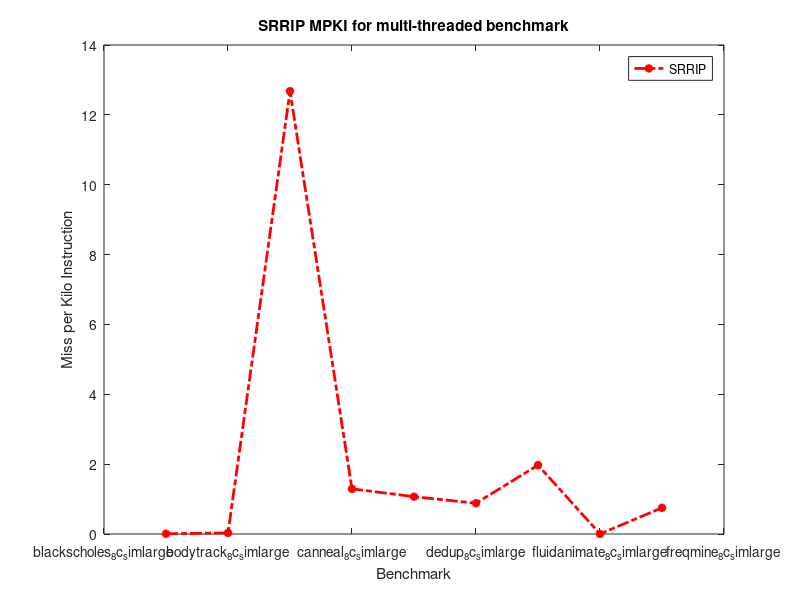
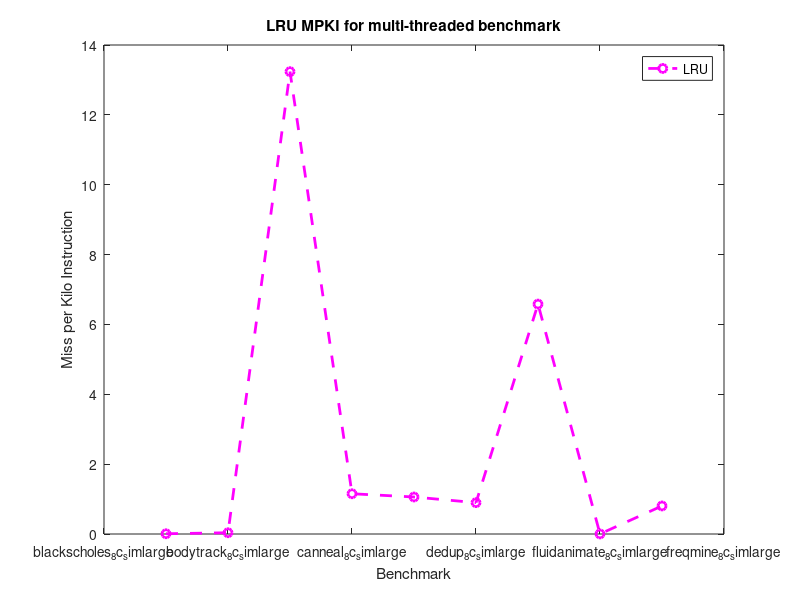
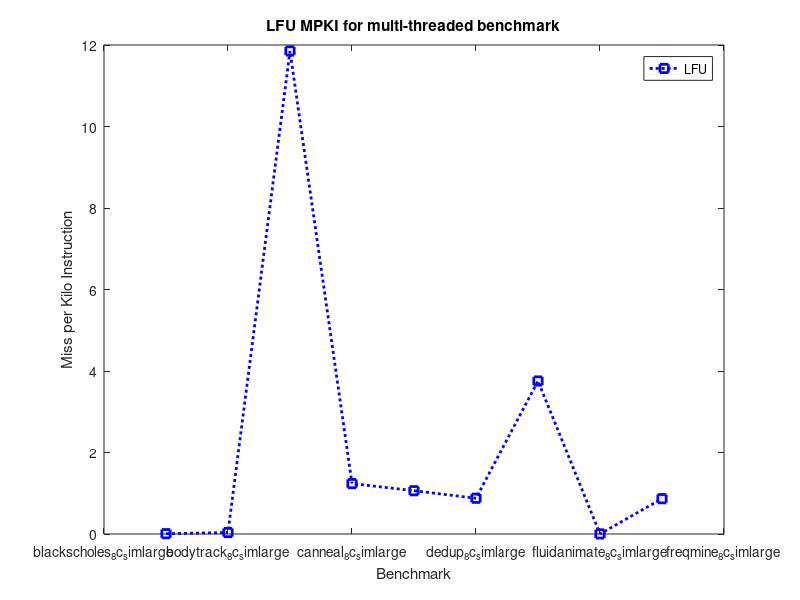
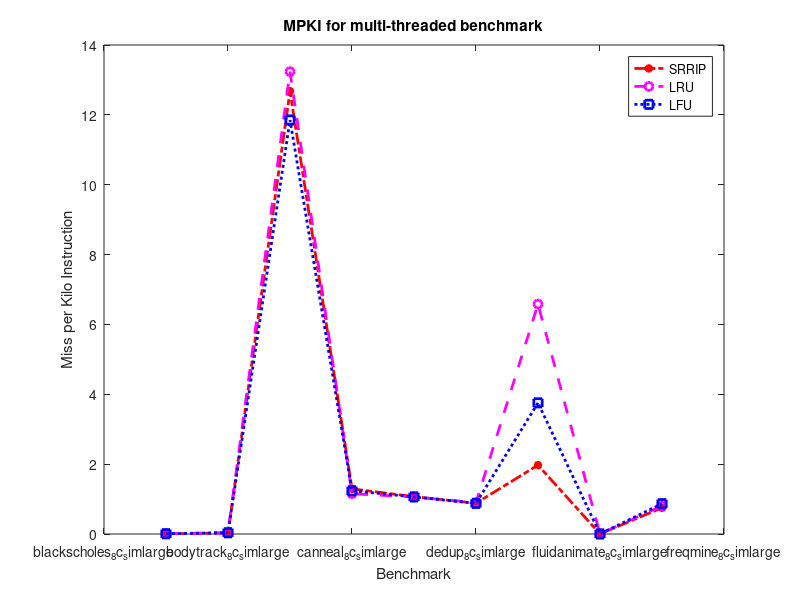

MATLAB code to generate these figures, in order:
x = {'blackscholes_8c_simlarge',
'bodytrack_8c_simlarge',
'canneal_8c_simlarge',
'dedup_8c_simlarge',
'fluidanimate_8c_simlarge',
'freqmine_8c_simlarge',
'streamcluster_8c_simlarge',
'swaptions_8c_simlarge',
'x264_8c_simlarge'}

SRRIP= [ 
0.00724468959742,
0.0317853761929,
12.6785976447,
1.2924959853,
1.06935411708,
0.880914746843,
1.97167312981,
0.00224358090533,
0.750168944564,
];

LRU= [ 
0.00724493575163,
0.036070875528,
13.2370473742,
1.15239142879,
1.05971599558,
0.897247165633,
6.58243412873,
0.00224377615719,
0.80316685691,
];

LFU= [ 
0.00724493575163,
0.0361034597924,
11.8531237466,
1.23721296128,
1.06183413128,
0.877432094494,
3.75453075342,
0.00224377397985,
0.866878562773,
];

h = figure;
plot(SRRIP,'-.r*','LineWidth',2);
title('SRRIP MPKI for multi-threaded benchmark')
legend('SRRIP')
xlabel('Benchmark')
ylabel('Miss per Kilo Instruction')
set(gca,'Xticklabel',x,'XTickLabelRotation',90)
saveas(gca,'SRRIP_MPKI.png')

g = figure;
plot(LRU,'--mo','LineWidth',2);
title('LRU MPKI for multi-threaded benchmark')
legend('LRU')
xlabel('Benchmark')
ylabel('Miss per Kilo Instruction')
set(gca,'Xticklabel',x,'XTickLabelRotation',90)
saveas(gca,'LRU_MPKI.png')

a = figure;
plot(LFU,':bs','LineWidth',2);
title('LFU MPKI for multi-threaded benchmark')
legend('LFU')
xlabel('Benchmark')
ylabel('Miss per Kilo Instruction')
set(gca,'Xticklabel',x,'XTickLabelRotation',90)
saveas(gca,'LFU_MPKI.png')

b = figure;
plot(SRRIP,'-.r*','LineWidth',2);hold on
plot(LRU,'--mo','LineWidth',2);
plot(LFU,':bs','LineWidth',2);
title('MPKI for multi-threaded benchmark')
legend('SRRIP','LRU','LFU')
xlabel('Benchmark')
ylabel('Miss per Kilo Instruction')
set(gca,'Xticklabel',x,'XTickLabelRotation',90)
saveas(gca,'MPKI.png')
hold off;


y_RRIP = (LRU - SRRIP)./LRU*100;
y_LFU = (LRU - LFU)./LRU*100;

mean(y_RRIP)
mean(y_LFU)

d =figure;
plot_data = [y_RRIP y_LFU];
bar(plot_data);hold on;
legend('SRRIP','LFU')
title('MPKI improvement(%) over LRU(multi-threaded)')
xlabel('Benchmark')
ylabel('MPKI improvement(%)')
set(gca,'Xticklabel',x,'XTickLabelRotation',90)
hold off;
saveas(gca,'Improvement_multi.png')
